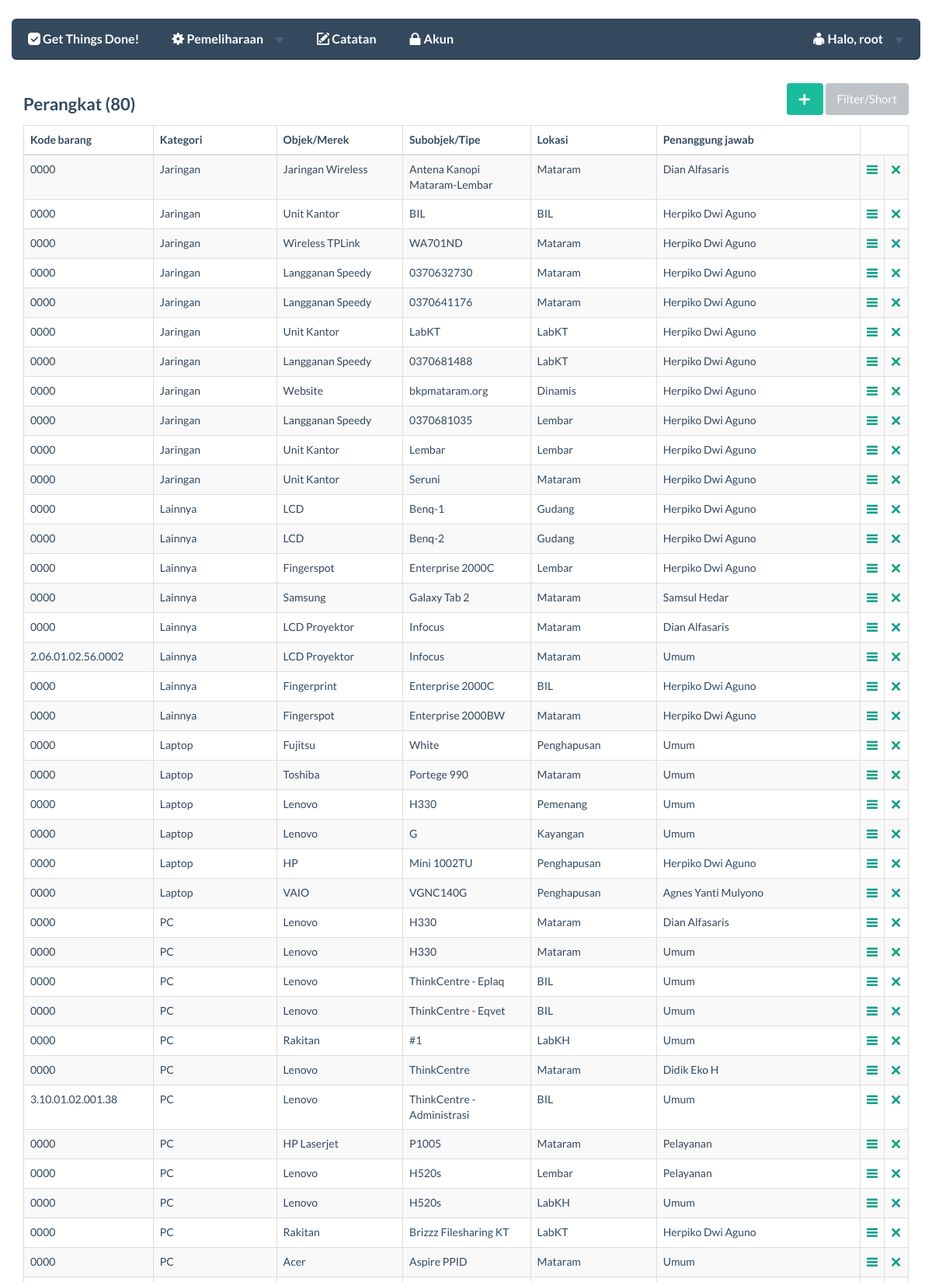
The page /main/perangkat/ (signed in, upper part) on the database its author committed.
### main/models.py (models this page shows)
class Hardware(models.Model):
	noid_hw = models.AutoField(primary_key=True)
	kodebrg = models.CharField(max_length=50)
	merek = models.CharField(max_length=50)
	tipe = models.CharField(max_length=50)
	kathw = models.ForeignKey(Kathw)
	username = models.ForeignKey(User)
	lokasi = models.ForeignKey(Lokasi)
	tahun = models.IntegerField()
	keterangan = models.CharField(max_length=500)
	time_create = models.CharField(max_length=50)

class Kathw(models.Model):
	kathw = models.CharField(max_length=20,primary_key=True)

class Lokasi(models.Model):
	lokasi = models.CharField(max_length=50,primary_key=True)

### main/views.py (the view)
def perangkat(request):
    if request.user.is_authenticated():
        context = RequestContext(request)
        if request.method == 'POST':
            kodebrg = request.POST['kodebrg']
            merek = request.POST['merek']
            tipe = request.POST['tipe']
            lokasi = request.POST['lokasi']
            tahun = request.POST['tahun']
            kathw = request.POST['kathw']
            username = request.POST['username']
            keterangan = request.POST['keterangan']
            if tahun=='':
                tahun='0000'
            if kodebrg=='':
                kodebrg='0000'
            from main.models import Hardware, User, Tindakan, Lokasi, Kathw
            lokasi=Lokasi.objects.get(lokasi=lokasi)
            kathw=Kathw.objects.get(kathw=kathw)
            username=User.objects.get(username=username)
            import time
            time_create = time.time()
            Hardware.objects.get_or_create(kodebrg=kodebrg,merek=merek,tipe=tipe,lokasi=lokasi, kathw=kathw, username=username, tahun=tahun, keterangan=keterangan, time_create=time_create)
            return HttpResponseRedirect("/main/perangkat/")
        else:
            context = RequestContext(request)
            from main.models import Hardware, User, Tindakan, Lokasi, Kathw
            if bool(request.GET):
                kathw = request.GET['kathw']
                lokasi = request.GET['lokasi']
                perangkat_list = Hardware.objects.filter(kathw=kathw).filter(lokasi=lokasi).order_by('kathw')
                if kathw=='Semua':
                    perangkat_list = Hardware.objects.filter(lokasi=lokasi).order_by('kathw')
                if lokasi=='Semua':
                    perangkat_list = Hardware.objects.filter(kathw=kathw).order_by('kathw')
                if kathw=='Semua' and lokasi=='Semua':
                    perangkat_list = Hardware.objects.order_by('kathw')
                kathw_list = Kathw.objects.all()
                lokasi_list = Lokasi.objects.all()
                user_list = User.objects.all()
                banyak = len(perangkat_list)
                current_user = request.user.get_username()
                context_dict = {'perangkat_list':perangkat_list,'kathw_list':kathw_list, 'lokasi_list':lokasi_list,'user_list':user_list,'current_user':current_user,'lokasi':lokasi,'kathw':kathw, 'banyak':banyak}
                return render_to_response('main/perangkat.html', context_dict, context)
            else:
                perangkat_list = Hardware.objects.all().order_by('kathw')
                kathw_list = Kathw.objects.all()
                lokasi_list = Lokasi.objects.all()
                user_list = User.objects.all()
                current_user = request.user.get_username()
                lokasi='Semua'
                kathw='Semua'
                banyak = len(perangkat_list)
                context_dict = {'perangkat_list':perangkat_list,'kathw_list':kathw_list, 'lokasi_list':lokasi_list,'user_list':user_list,'current_user':current_user,'lokasi':lokasi,'kathw':kathw, 'banyak':banyak}
                return render_to_response('main/perangkat.html', context_dict, context)
    else :
        return HttpResponseRedirect("/main/login")

### templates/main/perangkat.html (shortened to what this page needs)
<!DOCTYPE html>
{% extends 'main/base.html' %}
{% load static %}
	{% block button_block %}
	<h4 class="pull-left">Perangkat ({{ banyak }})</h4>
	<div class="pull-right">
			<a class="btn btn-primary" href="#perangkat_modal" data-toggle="modal"><span class="fui-plus"></span></a>
		{% if lokasi not in 'Semua' or kathw not in 'Semua' %}
		{% else %}
			<a id="filter_show" class="btn btn-default" href="#" onclick="filter_show()">Filter/Short</a>
		{% endif %}
		</div><br><br>
	{% endblock %}
	{% block body_block %}
		<table width="100%" class="table table-striped table-hover table-bordered">
			<thead>
			<tr>
				<td width="15%"><strong>Kode barang</strong></td>
				<td width="15%"><strong>Kategori</strong></td>
				<td width="15%"><strong>Objek/Merek</strong></td>
				<td width="15%"><strong>Subobjek/Tipe</strong></td>
				<td width="15%"><strong>Lokasi</strong></td>
				<td width="25%"><strong>Penanggung jawab</strong></td>
			</tr>
			</thead>
				{% for perangkat in perangkat_list %}
					<tr>
						<td>{{ perangkat.kodebrg }}</td>
						<td>{{ perangkat.kathw.kathw}}</td>
						<td>{{ perangkat.merek }}</td>
						<td>{{ perangkat.tipe }}</td>
						<td>{{ perangkat.lokasi.lokasi }}</td>
						<td>{{ perangkat.username.first_name }}</td>
						<td><a href="/main/perangkat_detail/?id={{ perangkat.noid_hw }}"><span class="fui-list"></span></a></td>
						<td><a href="/main/hapus_perangkat/?hapus={{ perangkat.noid_hw }}" onclick="return confirm_delete()"><span class="fui-cross"></span></a></td>
					</tr>
				{% endfor %}
		</table>
	{% endblock %}

### templates/main/base.html (shortened to what this page needs)
<!DOCTYPE html>
{% load static %}
<html>
    <head>
    <link href="{% static 'bootstrap/css/bootstrap.css' %}" rel="stylesheet">
    <link href="{% static 'css/flat-ui.css' %}" rel="stylesheet">
    <link href="{% static 'css/jquery-ui.css' %}" rel="stylesheet">
    <link href="{% static 'css/drag.css' %}" rel="stylesheet">
    <link href="{% static 'autocomplete/autocomplete-0.3.0.css' %}" rel="stylesheet">
    </head>
    <body>
    	<br>
 	<div class="container">
 		<div class="demo-row">
		 	<div class="row demo-row">
		          <nav class="navbar navbar-inverse navbar-embossed" role="navigation">
		            <div class="collapse navbar-collapse" id="navbar-collapse-01">
		              <ul class="nav navbar-nav navbar-left">
		              	{% if not user.is_authenticated %}
		              	<li><a href="#">The IT Crowd</a></li>
		                {% else %}
		                <li><a href="/main"><span class="fui-checkbox-checked"></span> Get Things Done!</a></li>
		                 <li class="dropdown">
			                  <a href="#" class="dropdown-toggle" data-toggle="dropdown"><span class="fui-gear"></span> Pemeliharaan <b class="caret"></b></a>
			                </li>
		                <li><a href="#"><span class="fui-new"></span> Catatan</a></li>
		                <li><a href="#"><span class="fui-lock"></span> Akun</a></li>
		                {% endif %}
		               </ul>
		               {% if user.is_authenticated %}
			               <ul class="nav navbar-nav navbar-right">
			                 <li class="dropdown">
			                  <a href="#" class="dropdown-toggle" data-toggle="dropdown"><span class="fui-user"></span> Halo, {{ current_user }} <b class="caret"></b></a>
			                </li>
			               </ul>
			            {% endif %}
		            </div>
		          </nav>
 		</div>
        <div>
        	{% block button_block %}{% endblock %}
            {% block body_block %}{% endblock %}
        </div>
    </div>
    </body>
</html>

### rows shown on the page
Hardware: kodebrg "0000", kathw.kathw "Jaringan", merek "Jaringan Wireless", tipe "Antena Kanopi Mataram-Lembar", lokasi.lokasi "Mataram", username.first_name "Dian Alfasaris"
Hardware: kodebrg "0000", kathw.kathw "Jaringan", merek "Unit Kantor", tipe "BIL", lokasi.lokasi "BIL", username.first_name "Herpiko Dwi Aguno"
Hardware: kodebrg "0000", kathw.kathw "Jaringan", merek "Wireless TPLink", tipe "WA701ND", lokasi.lokasi "Mataram", username.first_name "Herpiko Dwi Aguno"
Hardware: kodebrg "0000", kathw.kathw "Jaringan", merek "Langganan Speedy", tipe "0370632730", lokasi.lokasi "Mataram", username.first_name "Herpiko Dwi Aguno"
Hardware: kodebrg "0000", kathw.kathw "Jaringan", merek "Langganan Speedy", tipe "0370641176", lokasi.lokasi "Mataram", username.first_name "Herpiko Dwi Aguno"
Hardware: kodebrg "0000", kathw.kathw "Jaringan", merek "Unit Kantor", tipe "LabKT", lokasi.lokasi "LabKT", username.first_name "Herpiko Dwi Aguno"
Hardware: kodebrg "0000", kathw.kathw "Jaringan", merek "Langganan Speedy", tipe "0370681488", lokasi.lokasi "LabKT", username.first_name "Herpiko Dwi Aguno"
Hardware: kodebrg "0000", kathw.kathw "Jaringan", merek "Website", tipe "bkpmataram.org", lokasi.lokasi "Dinamis", username.first_name "Herpiko Dwi Aguno"
Hardware: kodebrg "0000", kathw.kathw "Jaringan", merek "Langganan Speedy", tipe "0370681035", lokasi.lokasi "Lembar", username.first_name "Herpiko Dwi Aguno"
Hardware: kodebrg "0000", kathw.kathw "Jaringan", merek "Unit Kantor", tipe "Lembar", lokasi.lokasi "Lembar", username.first_name "Herpiko Dwi Aguno"
Hardware: kodebrg "0000", kathw.kathw "Jaringan", merek "Unit Kantor", tipe "Seruni", lokasi.lokasi "Mataram", username.first_name "Herpiko Dwi Aguno"
Hardware: kodebrg "0000", kathw.kathw "Lainnya", merek "LCD", tipe "Benq-1", lokasi.lokasi "Gudang", username.first_name "Herpiko Dwi Aguno"
Hardware: kodebrg "0000", kathw.kathw "Lainnya", merek "LCD", tipe "Benq-2", lokasi.lokasi "Gudang", username.first_name "Herpiko Dwi Aguno"
Hardware: kodebrg "0000", kathw.kathw "Lainnya", merek "Fingerspot", tipe "Enterprise 2000C", lokasi.lokasi "Lembar", username.first_name "Herpiko Dwi Aguno"
Hardware: kodebrg "0000", kathw.kathw "Lainnya", merek "Samsung", tipe "Galaxy Tab 2", lokasi.lokasi "Mataram", username.first_name "Samsul Hedar"
Hardware: kodebrg "0000", kathw.kathw "Lainnya", merek "LCD Proyektor", tipe "Infocus", lokasi.lokasi "Mataram", username.first_name "Dian Alfasaris"
Hardware: kodebrg "2.06.01.02.56.0002", kathw.kathw "Lainnya", merek "LCD Proyektor", tipe "Infocus", lokasi.lokasi "Mataram", username.first_name "Umum"
Hardware: kodebrg "0000", kathw.kathw "Lainnya", merek "Fingerprint", tipe "Enterprise 2000C", lokasi.lokasi "BIL", username.first_name "Herpiko Dwi Aguno"
Hardware: kodebrg "0000", kathw.kathw "Lainnya", merek "Fingerspot", tipe "Enterprise 2000BW", lokasi.lokasi "Mataram", username.first_name "Herpiko Dwi Aguno"
Hardware: kodebrg "0000", kathw.kathw "Laptop", merek "Fujitsu", tipe "White", lokasi.lokasi "Penghapusan", username.first_name "Umum"
Hardware: kodebrg "0000", kathw.kathw "Laptop", merek "Toshiba", tipe "Portege 990", lokasi.lokasi "Mataram", username.first_name "Umum"
Hardware: kodebrg "0000", kathw.kathw "Laptop", merek "Lenovo", tipe "H330", lokasi.lokasi "Pemenang", username.first_name "Umum"
Hardware: kodebrg "0000", kathw.kathw "Laptop", merek "Lenovo", tipe "G", lokasi.lokasi "Kayangan", username.first_name "Umum"
Hardware: kodebrg "0000", kathw.kathw "Laptop", merek "HP", tipe "Mini 1002TU", lokasi.lokasi "Penghapusan", username.first_name "Herpiko Dwi Aguno"
Hardware: kodebrg "0000", kathw.kathw "Laptop", merek "VAIO", tipe "VGNC140G", lokasi.lokasi "Penghapusan", username.first_name "Agnes Yanti Mulyono"
Hardware: kodebrg "0000", kathw.kathw "PC", merek "Lenovo", tipe "H330", lokasi.lokasi "Mataram", username.first_name "Dian Alfasaris"
Hardware: kodebrg "0000", kathw.kathw "PC", merek "Lenovo", tipe "H330", lokasi.lokasi "Mataram", username.first_name "Umum"
Hardware: kodebrg "0000", kathw.kathw "PC", merek "Lenovo", tipe "ThinkCentre - Eplaq", lokasi.lokasi "BIL", username.first_name "Umum"
Hardware: kodebrg "0000", kathw.kathw "PC", merek "Lenovo", tipe "ThinkCentre - Eqvet", lokasi.lokasi "BIL", username.first_name "Umum"
Hardware: kodebrg "0000", kathw.kathw "PC", merek "Rakitan", tipe "#1", lokasi.lokasi "LabKH", username.first_name "Umum"
Hardware: kodebrg "0000", kathw.kathw "PC", merek "Lenovo", tipe "ThinkCentre", lokasi.lokasi "Mataram", username.first_name "Didik Eko H"
Hardware: kodebrg "3.10.01.02.001.38", kathw.kathw "PC", merek "Lenovo", tipe "ThinkCentre - Administrasi", lokasi.lokasi "BIL", username.first_name "Umum"
Hardware: kodebrg "0000", kathw.kathw "PC", merek "HP Laserjet", tipe "P1005", lokasi.lokasi "Mataram", username.first_name "Pelayanan"
Hardware: kodebrg "0000", kathw.kathw "PC", merek "Lenovo", tipe "H520s", lokasi.lokasi "Lembar", username.first_name "Pelayanan"
Hardware: kodebrg "0000", kathw.kathw "PC", merek "Lenovo", tipe "H520s", lokasi.lokasi "LabKH", username.first_name "Umum"
Hardware: kodebrg "0000", kathw.kathw "PC", merek "Rakitan", tipe "Brizzz Filesharing KT", lokasi.lokasi "LabKT", username.first_name "Herpiko Dwi Aguno"
Hardware: kodebrg "0000", kathw.kathw "PC", merek "Acer", tipe "Aspire PPID", lokasi.lokasi "Mataram", username.first_name "Umum"

### other values the page prints
{{ current_user }} "root"
{{ banyak }} "80"
